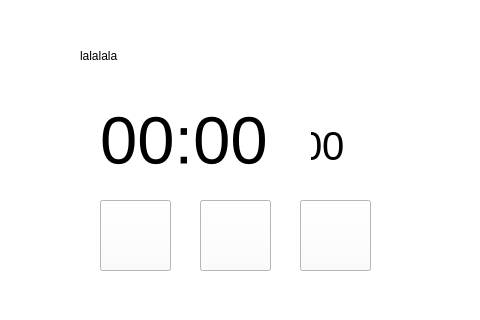
<?xml version="1.0" encoding="UTF-8"?>
<ui version="4.0">
 <class>RDigital</class>
 <widget class="QWidget" name="RDigital">
  <property name="geometry">
   <rect>
    <x>0</x>
    <y>0</y>
    <width>480</width>
    <height>320</height>
   </rect>
  </property>
  <property name="windowTitle">
   <string>RDigital</string>
  </property>
  <widget class="QWidget" name="centralWidget" native="true">
   <property name="geometry">
    <rect>
     <x>0</x>
     <y>0</y>
     <width>480</width>
     <height>320</height>
    </rect>
   </property>
   <property name="styleSheet">
    <string notr="true">background-color: rgb(255,255,255);</string>
   </property>
   <widget class="QPushButton" name="pushButton_4">
    <property name="geometry">
     <rect>
      <x>300</x>
      <y>200</y>
      <width>71</width>
      <height>71</height>
     </rect>
    </property>
    <property name="text">
     <string/>
    </property>
   </widget>
   <widget class="QLabel" name="label_3">
    <property name="geometry">
     <rect>
      <x>300</x>
      <y>120</y>
      <width>71</width>
      <height>51</height>
     </rect>
    </property>
    <property name="font">
     <font>
      <pointsize>30</pointsize>
     </font>
    </property>
    <property name="styleSheet">
     <string notr="true">qproperty-alignment: 'AlignVCenter | AlignCenter';</string>
    </property>
    <property name="text">
     <string>00</string>
    </property>
   </widget>
   <widget class="QLabel" name="label_2">
    <property name="geometry">
     <rect>
      <x>80</x>
      <y>20</y>
      <width>321</width>
      <height>71</height>
     </rect>
    </property>
    <property name="styleSheet">
     <string notr="true">qproperty-alignment: 'AlignVCenter | AlignCenter';</string>
    </property>
    <property name="text">
     <string>lalalala</string>
    </property>
   </widget>
   <widget class="QPushButton" name="pushButton_2">
    <property name="geometry">
     <rect>
      <x>100</x>
      <y>200</y>
      <width>71</width>
      <height>71</height>
     </rect>
    </property>
    <property name="styleSheet">
     <string notr="true"/>
    </property>
    <property name="text">
     <string/>
    </property>
   </widget>
   <widget class="QPushButton" name="pushButton">
    <property name="geometry">
     <rect>
      <x>100</x>
      <y>200</y>
      <width>71</width>
      <height>71</height>
     </rect>
    </property>
    <property name="styleSheet">
     <string notr="true"/>
    </property>
    <property name="text">
     <string/>
    </property>
   </widget>
   <widget class="QPushButton" name="pushButton_3">
    <property name="geometry">
     <rect>
      <x>300</x>
      <y>200</y>
      <width>71</width>
      <height>71</height>
     </rect>
    </property>
    <property name="text">
     <string/>
    </property>
   </widget>
   <widget class="QLabel" name="label">
    <property name="geometry">
     <rect>
      <x>100</x>
      <y>100</y>
      <width>211</width>
      <height>81</height>
     </rect>
    </property>
    <property name="font">
     <font>
      <pointsize>50</pointsize>
     </font>
    </property>
    <property name="styleSheet">
     <string notr="true">qproperty-alignment: 'AlignVCenter | AlignCenter';</string>
    </property>
    <property name="text">
     <string>00:00</string>
    </property>
   </widget>
   <widget class="QPushButton" name="pb_analogclock">
    <property name="geometry">
     <rect>
      <x>410</x>
      <y>0</y>
      <width>70</width>
      <height>320</height>
     </rect>
    </property>
    <property name="styleSheet">
     <string notr="true"> border-style: solid;
background-color: white;</string>
    </property>
    <property name="text">
     <string/>
    </property>
   </widget>
   <widget class="QPushButton" name="pb_calaix">
    <property name="geometry">
     <rect>
      <x>0</x>
      <y>0</y>
      <width>70</width>
      <height>320</height>
     </rect>
    </property>
    <property name="styleSheet">
     <string notr="true"> border-style: solid;
background-color: white;</string>
    </property>
    <property name="text">
     <string/>
    </property>
   </widget>
   <widget class="QPushButton" name="c_negre">
    <property name="geometry">
     <rect>
      <x>200</x>
      <y>200</y>
      <width>71</width>
      <height>71</height>
     </rect>
    </property>
    <property name="text">
     <string/>
    </property>
   </widget>
   <widget class="QPushButton" name="c_blanc">
    <property name="geometry">
     <rect>
      <x>200</x>
      <y>200</y>
      <width>71</width>
      <height>71</height>
     </rect>
    </property>
    <property name="styleSheet">
     <string notr="true"/>
    </property>
    <property name="text">
     <string/>
    </property>
   </widget>
  </widget>
 </widget>
 <layoutdefault spacing="6" margin="11"/>
 <resources/>
 <connections/>
</ui>
